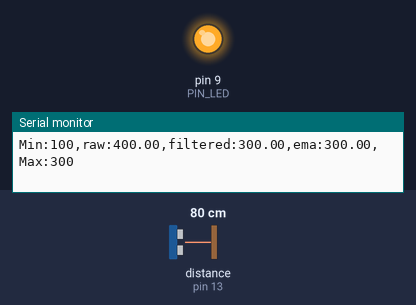
Simulated run of this sketch. Board: Arduino Uno, built with avr-gcc and run on an emulated ATmega328P. On the bench: output pins drawn as LEDs (lit = HIGH), the last lines printed to the serial monitor. Wiring (inferred from the names in the program): ultrasonic range finder: trigger pin 12; echo pin 13. The inputs (shaded band) are chosen by the test bench; at power-on: distance to the obstacle (sensor on pin 13) 80 cm. The echo pulse lasts 58.3 µs per cm; pins used as bus, display or sensor lines are not drawn.

Above: at 1.2 s.
1.3 s: distance to the obstacle (sensor on pin 13) set to 34 cm
2.8 s: distance to the obstacle (sensor on pin 13) set to 27 cm
At 3.4 s:
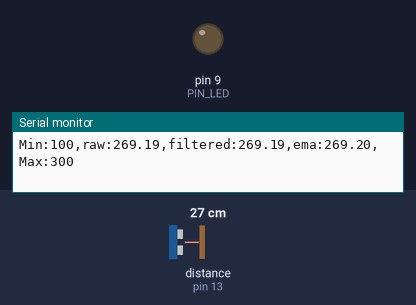
4.3 s: distance to the obstacle (sensor on pin 13) set to 2 cm
At 5.5 s:
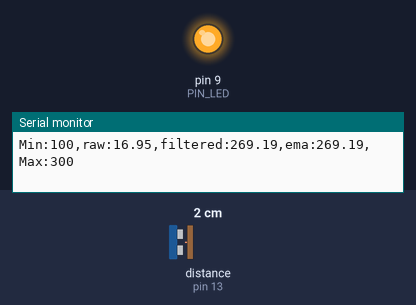
5.8 s: distance to the obstacle (sensor on pin 13) set to 18 cm
At 6.9 s:
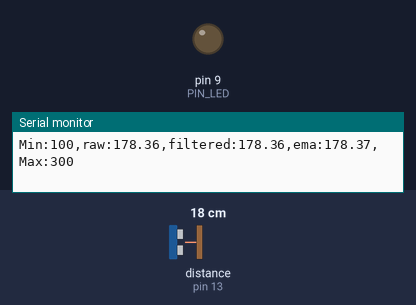
Timing chart, 0 to 8.3 s (numbered marks = the images above; inputs shaded):
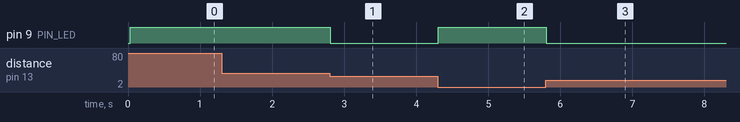

Measured:
- the behaviour switches between 31 and 30 cm on distance to the obstacle (sensor on pin 13) (found by bisection; images 0 and 1)
- after the input at 2.8 s, pin 9 (PIN_LED): HIGH → LOW at once
- after the input at 4.3 s, pin 9 (PIN_LED): LOW → HIGH at once
- after the input at 5.8 s, pin 9 (PIN_LED): HIGH → LOW at once

The sketch:

09_example_1.ino
```cpp
#include <Arduino.h>
// Arduino pin assignment
#define PIN_LED  9
#define PIN_TRIG 12
#define PIN_ECHO 13

// configurable parameters
#define SND_VEL 346.0     // sound velocity at 24 celsius degree (unit: m/sec)
#define INTERVAL 25       // sampling interval (unit: msec)
#define PULSE_DURATION 10 // ultra-sound Pulse Duration (unit: usec)
#define _DIST_MIN 100     // minimum distance to be measured (unit: mm)
#define _DIST_MAX 300     // maximum distance to be measured (unit: mm)

#define TIMEOUT ((INTERVAL / 2) * 1000.0) // maximum echo waiting time (unit: usec)
#define SCALE (0.001 * 0.5 * SND_VEL)     // coefficent to convert duration to distance

#define _EMA_ALPHA 0.3    // EMA weight of new sample (range: 0 to 1)
                          // Setting EMA to 1 effectively disables EMA filter.

// global variables
unsigned long last_sampling_time;   // unit: msec
float dist_prev = _DIST_MAX;        // Distance last-measured
float dist_ema;                     // EMA distance
static bool first = true;

void setup() {
  // initialize GPIO pins
  pinMode(PIN_LED,OUTPUT);
  pinMode(PIN_TRIG,OUTPUT);
  pinMode(PIN_ECHO,INPUT);
  digitalWrite(PIN_TRIG, LOW);

  // initialize serial port
  Serial.begin(115200);
}

void loop() {
  float dist_raw, dist_filtered;

  // wait until next sampling time.
  // millis() returns the number of milliseconds since the program started.
  // will overflow after 50 days.
  if (millis() < last_sampling_time + INTERVAL)
    return;

  // get a distance reading from the USS
  dist_raw = USS_measure(PIN_TRIG,PIN_ECHO);

  // Modify the below if-else statement to implement the range filter
  if ((dist_raw == 0.0) || (dist_raw > _DIST_MAX)) {
      dist_filtered = dist_prev;
  } else if (dist_raw < _DIST_MIN) {
      dist_filtered = dist_prev;
  } else {    // In desired Range
      dist_filtered = dist_raw;
      dist_prev = dist_raw;
  }


  if (first) {
    dist_ema = dist_filtered;
    first = false;
  }
  // Modify the below line to implement the EMA equation
  dist_ema = _EMA_ALPHA * dist_filtered + (1-_EMA_ALPHA) * dist_ema;

  // output the distance to the serial port
  Serial.print("Min:");   Serial.print(_DIST_MIN);
  Serial.print(",raw:"); Serial.print(min(dist_raw, _DIST_MAX + 100));
  Serial.print(",filtered:");  Serial.print(min(dist_filtered, _DIST_MAX + 100));
  Serial.print(",ema:");  Serial.print(min(dist_ema, _DIST_MAX + 100));
  Serial.print(",Max:");  Serial.print(_DIST_MAX);
  Serial.println("");

  // do something here
  if ((dist_raw < _DIST_MIN) || (dist_raw > _DIST_MAX))
    digitalWrite(PIN_LED, 1);       // LED OFF
  else
    digitalWrite(PIN_LED, 0);       // LED ON

  // update last sampling time
  last_sampling_time += INTERVAL;
}

// get a distance reading from USS. return value is in millimeter.
float USS_measure(int TRIG, int ECHO)
{
  digitalWrite(TRIG, HIGH);
  delayMicroseconds(PULSE_DURATION);
  digitalWrite(TRIG, LOW);

  return pulseIn(ECHO, HIGH, TIMEOUT) * SCALE; // unit: mm

  // Pulse duration to distance conversion example (target distance = 17.3m)
  // - pulseIn(ECHO, HIGH, timeout) returns microseconds (음파의 왕복 시간)
  // - 편도 거리 = (pulseIn() / 1,000,000) * SND_VEL / 2 (미터 단위)
  //   mm 단위로 하려면 * 1,000이 필요 ==>  SCALE = 0.001 * 0.5 * SND_VEL
  //
  // - 예, pusseIn()이 100,000 이면 (= 0.1초, 왕복 거리 34.6m)
  //        = 100,000 micro*sec * 0.001 milli/micro * 0.5 * 346 meter/sec
  //        = 100,000 * 0.001 * 0.5 * 346
  //        = 17,300 mm  ==> 17.3m
}
```
